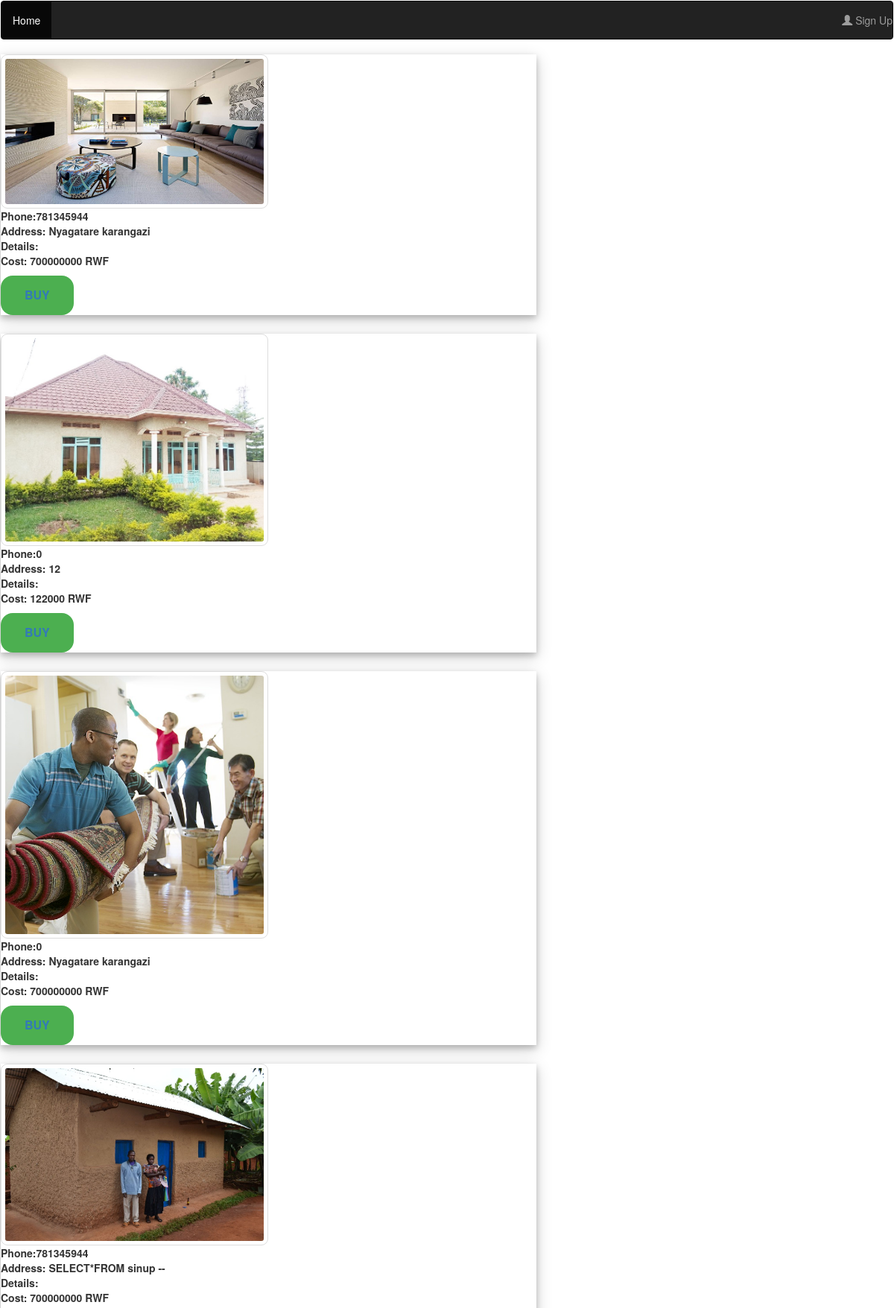
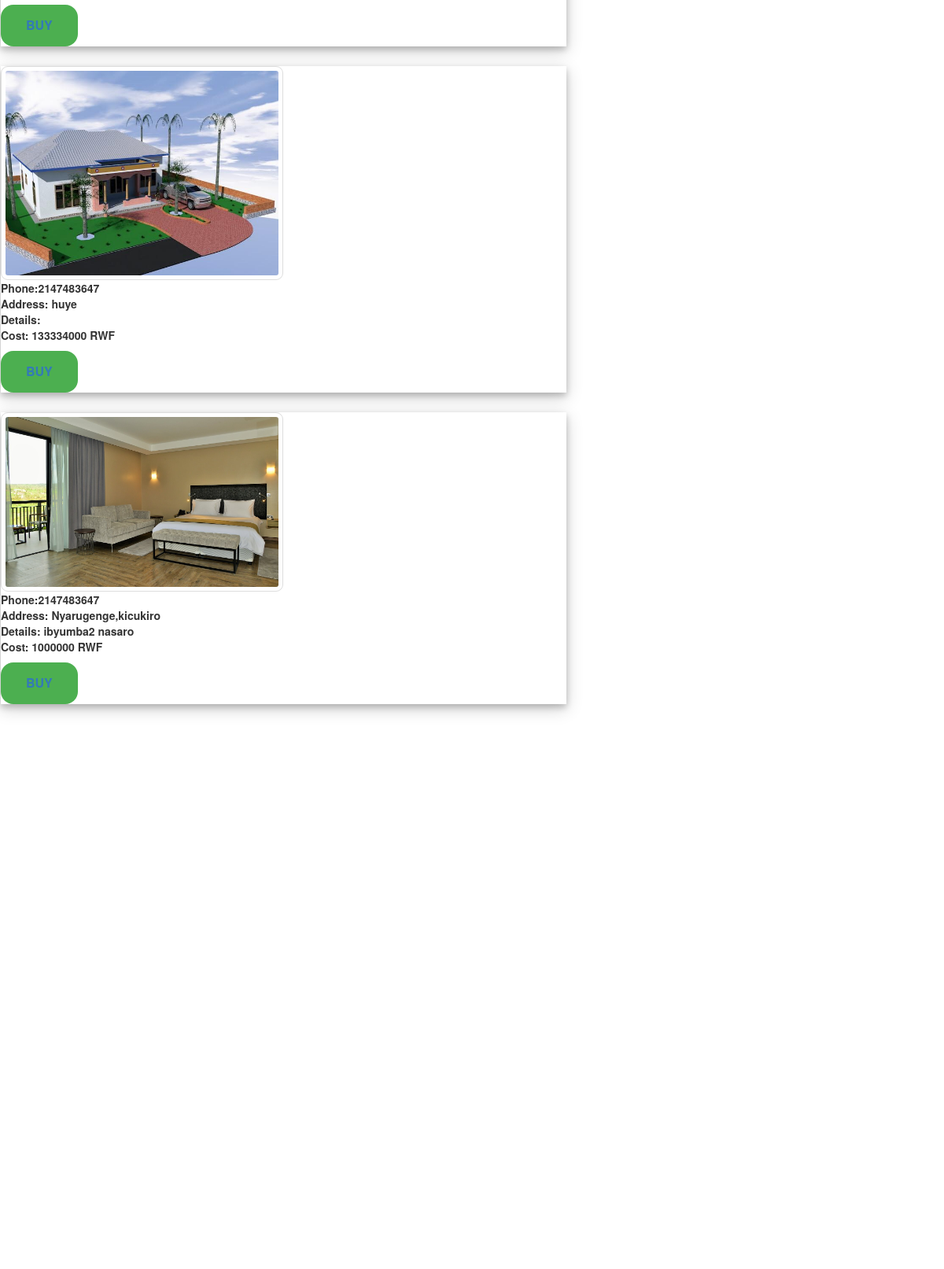
The page /house_southpost.php (upper part) on the database its author committed (2 pictures, top to bottom).
### tables this page shows
CREATE TABLE `house_south` (
  `ID` int(11) NOT NULL,
  `filenames` varchar(255) NOT NULL,
  `Phone_Number` int(11) NOT NULL,
  `HouseAddress` varchar(255) NOT NULL,
  `Cost` int(11) NOT NULL,
  `Details` varchar(255) NOT NULL,
  `Done_at` timestamp NOT NULL DEFAULT current_timestamp() ON UPDATE current_timestamp()
);

### house_southpost.php (the view, shortened to what this page needs)
<?php
$conn= mysqli_connect('localhost','root','','housing system');
?>
<?php include 'navigation bar.php';?>
<?php
$sql='SELECT ID,Phone_Number,HouseAddress,Cost,Details,filenames FROM  house_south';
$result=mysqli_query($conn,$sql);
$dsply=mysqli_fetch_all($result,MYSQLI_ASSOC);
?>
<html>
<link rel="stylesheet" href="footer.css">
<link rel="stylesheet" href="https://cdnjs.cloudflare.com/ajax/libs/font-awesome/4.7.0/css/font-awesome.min.css">
<body>
        <?php foreach($dsply as $dsply): ?>
<div class="polaroid"><img src="<?php echo htmlspecialchars($dsply['filenames'])?>"style ="border: 1px solid #ddd;"> <br/>
        <b>Phone:<?php echo htmlspecialchars($dsply['Phone_Number'])?> <br>
        <b>Address: <?php echo htmlspecialchars($dsply['HouseAddress'])?> </b><br/>
        <b> Details: <?php echo htmlspecialchars($dsply['Details'])?> </b><br>
        <b> Cost: <?php echo htmlspecialchars($dsply['Cost'])?> RWF </b><br>
       <button> <a href="buying details.php" onmouseover="mousover1(this)" onmouseout="mousout1(this)">BUY</a></button>
        </div>
     <?php endforeach; ?>
</body>
</html>

### navigation bar.php (shortened to what this page needs)
<!DOCTYPE html>
<html lang="en">
<head>
  <link rel="stylesheet" href="https://maxcdn.bootstrapcdn.com/bootstrap/3.4.1/css/bootstrap.min.css">
</head>
<body>
<nav class="navbar navbar-inverse">
    <ul class="nav navbar-nav">
      <li class="active"><a href="best home.php">Home</a></li>
    </ul>
    <ul class="nav navbar-nav navbar-right">
      <li><a href="sinup.php"><span class="glyphicon glyphicon-user"></span> Sign Up</a></li>
    </ul>
</nav>
  </body>
</html>

### house_southpost.php (style rules this page uses)
body { margin:1px; }
div.polaroid { width: 60%; background-color: none; box-shadow: 0 4px 8px 0 rgba(0, 0, 0, 0.2), 0 6px 20px 0 rgba(0, 0, 0, 0.19); margin-bottom: 25px; }
div.polaroid img { border: 1px solid #ddd; border-radius: 9px; padding: 5px; height: 40%; width: 50%; font: left; }
div.polaroid button { background-color: #4CAF50; border: none; color: white; padding: 15px 32px; text-align: center; text-decoration: none; display: inline-block; font-size: 16px; border-radius: 16px; }
div.polaroid button a { text-decoration: none; }

### rows shown on the page
house_south: filenames (picture), Phone_Number "781345944", HouseAddress "Nyagatare karangazi", Cost "700000000"
house_south: filenames (picture), Phone_Number "0", HouseAddress "12", Cost "122000"
house_south: filenames (picture), Phone_Number "0", HouseAddress "Nyagatare karangazi", Cost "700000000"
house_south: filenames (picture), Phone_Number "781345944", HouseAddress "SELECT*FROM sinup --", Cost "700000000"
house_south: filenames (picture), Phone_Number "2147483647", HouseAddress "huye", Cost "133334000"
house_south: filenames (picture), Phone_Number "2147483647", HouseAddress "Nyarugenge,kicukiro", Details "ibyumba2 nasaro", Cost "1000000"
